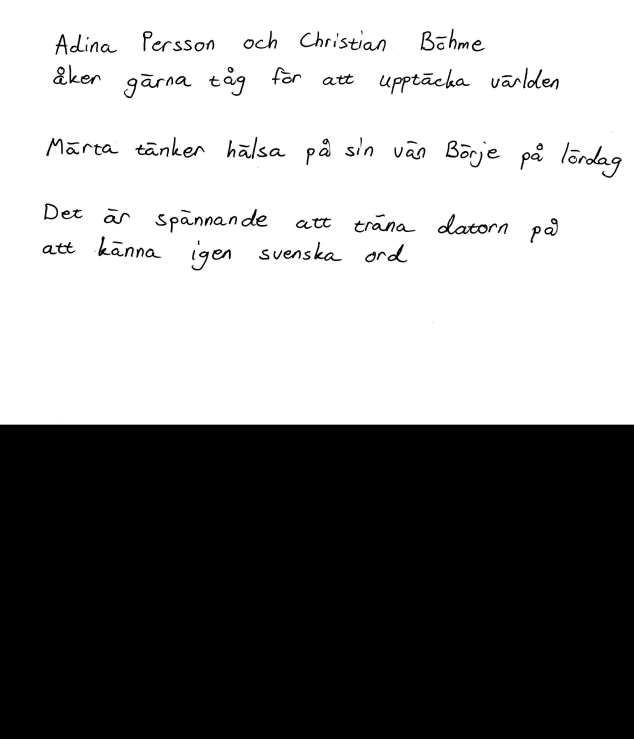
%> input picture matlab/classification_samples/test_er.png, 1900 x 2216 px (shown at 1/3 size)
$ octave samples_preprocessing.m   (GNU Octave 9; MATLAB toolbox functions it lacks are replaced by stand-ins)
%> lines starting %> are read from the running program, lines starting %| are printed output that depends on the picture; in (x1, y1, x2, y2) boxes, pixels count from 0 and x2, y2 are one past the last pixel; in counts of white or black regions, pixels touching at a corner belong together; the program's own positions count from 1
% Segmentation and preprocessing of classification samples
close all;

cropSize = [32,128];
C = imread('classification_samples/test_er.png');
%> C is the input picture: size 2216x1900x3 uint8; min 0, max 255, mean 143

% Inverting
C = 255-C;
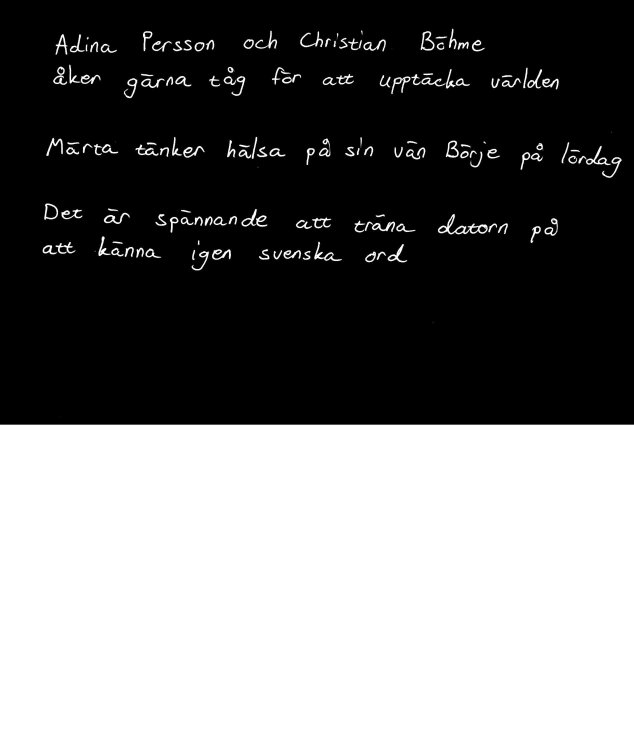
%> C: size 2216x1900x3 uint8 (shown at 1/3 size); min 0, max 255, mean 112
C = rgb2gray(C); % grey scale
%> C: size 2216x1900 uint8

% Filtering
C = medfilt2(C,[3,3]);

C_org = C;

% Intensity normalisation
peak = im2double(max(max(C_org)));
%> peak = 1
C_org = C_org/peak;
C_org = uint8(C_org);

% Thresholding
thresh = ceil(255*graythresh(C));
%> thresh = 127
C(C<thresh) = 0;
C(C>=thresh) = 255;
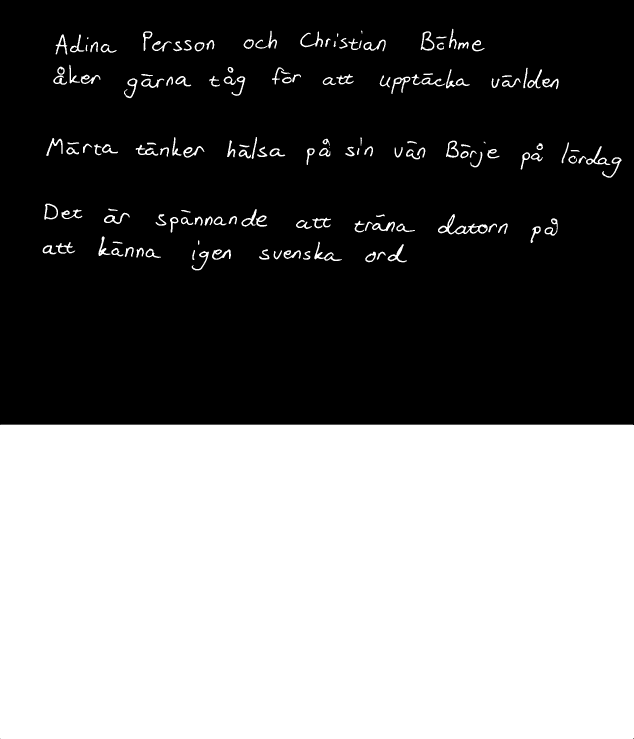
%> C: size 2216x1900 uint8 (shown at 1/3 size); 43.9% white; 154 white regions (1 under 20 px), largest, box (x1, y1, x2, y2) and area: (0, 1274, 1900, 2216) 1789796, (1314, 642, 1463, 703) 2024, (943, 725, 1025, 783) 907

dil_size = 12;
se = strel('disk',dil_size,0);
C_dil = imdilate(C,se);
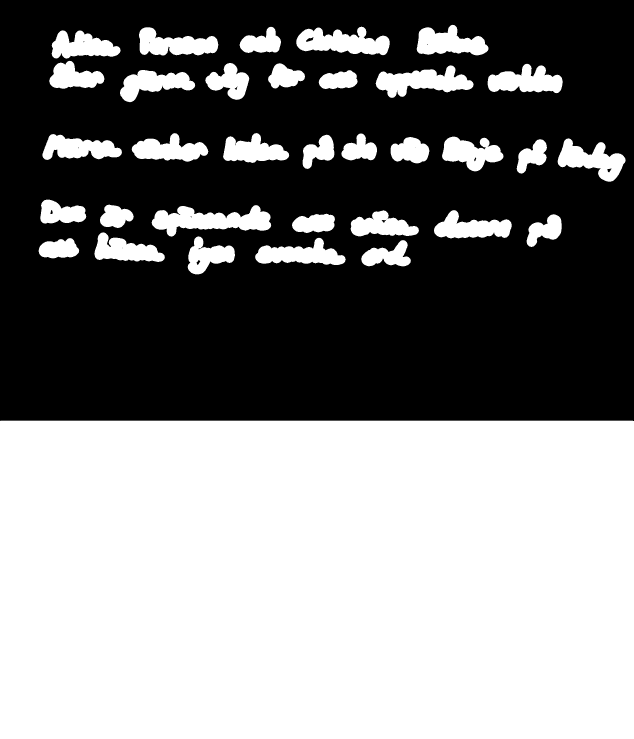
%> C_dil: size 2216x1900 uint8 (shown at 1/3 size); 50.5% white; 15 black regions (7 under 20 px)

[labels, numOfWords] = bwlabel(C_dil,4);
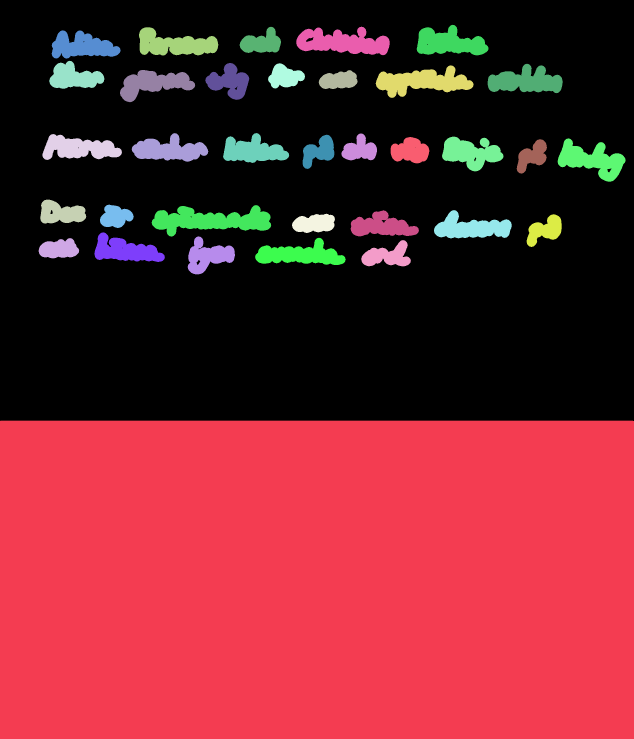
%> labels: size 2216x1900 double (shown at 1/3 size); 35 distinct labels, from 0 to 34; one colour per label, 0 black
%> numOfWords = 34
F_word = regionprops(labels);
%> F_word = 34 regions; largest, box (x1, y1, x2, y2), Area and Centroid: (0, 1262, 1900, 2216) 1812598 [950.5 1739.5], (455, 615, 814, 710) 18521 [632.9 662], (1127, 196, 1421, 294) 15443 [1267.5 245.5], (889, 80, 1169, 166) 15215 [1028.7 127.5], (1673, 415, 1877, 545) 13043 [1776.4 480.6]

mkdir("samples");
mkdir("samples/samples-ad");
mkdir("samples/samples-er");
mkdir("samples/samples-ch");
for i=1:length(F_word)
    box = floor(F_word(i).BoundingBox);
    W = C_org( box(2)+dil_size:box(2)+box(4)-dil_size, box(1)+dil_size:box(1)+box(3)-dil_size );

    % Scaling and padding
    frame = uint8(zeros(cropSize));
    scale = size(frame,1)/size(W,1);
    W = imresize(W,scale);
    frame(:,1:size(W,2)) = W;
    W = frame;
    W = imresize(W,cropSize);

    W = 255-W;

    %imwrite(W,"samples/samples-ad/samples-ad-" + i + ".png","png");
    imwrite(W,"samples/samples-er/samples-er-" + i + ".png","png");
    %imwrite(W,"samples/samples-ch/samples-ch-" + i + ".png","png");
end
%> this loop made 34 passes
%> (box, scale) on passes 1 to 12: ([0 1262 1900 954], 0.0344), ([116 714 122 61], 0.842), ([121 599 138 72], 0.653), ([127 402 239 78], 0.582), ([148 182 165 84], 0.525), ([155 91 207 85], 0.516), ([283 697 212 89], 0.485), ([300 614 101 70], 0.681), ([360 210 226 97], 0.432), ([395 399 230 86], 0.508), ([417 82 238 85], 0.516), ([455 615 359 95], 0.444)
%> pass 1, `W = C_org( box(2)+dil_size:box(2)+box(4)-dil_size, box(1)+dil_size:box..`:
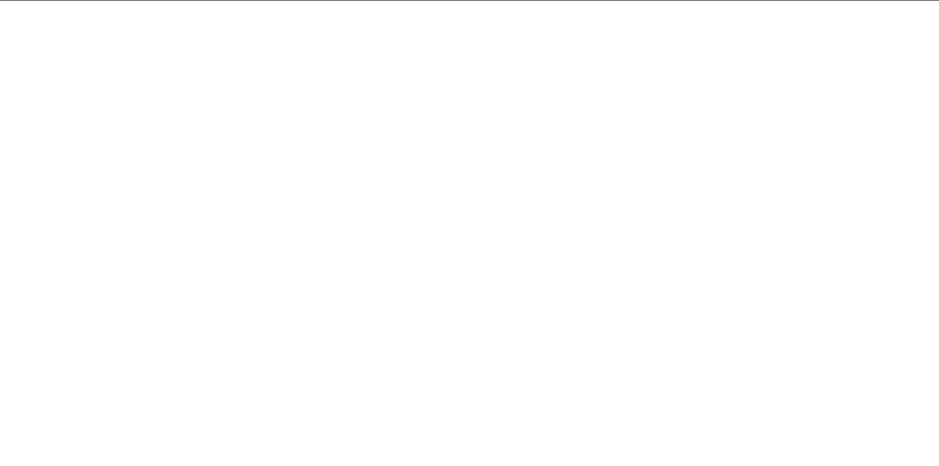
%> W: size 931x1877 uint8 (shown at 1/2 size); 99.9% white; black in thin lines or dots, all inside (x1, y1, x2, y2) = (0, 0, 1877, 1)
%> pass 1, `W = 255-W;`:
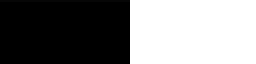
%> W: size 32x128 uint8 (shown 2 times larger); min 0, max 255, mean 125.6
%> after the loop:
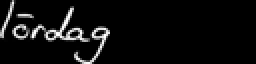
%> frame: size 32x128 uint8 (shown 2 times larger); min 0, max 255, mean 14
